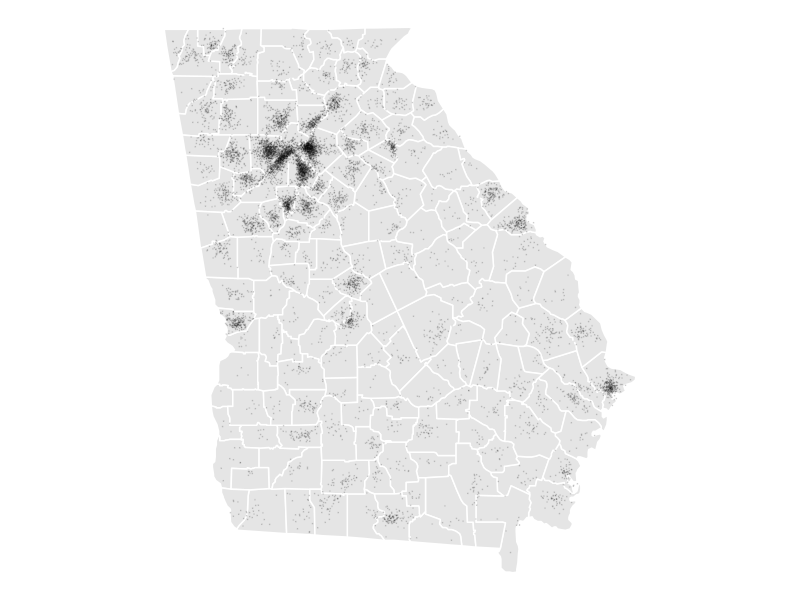
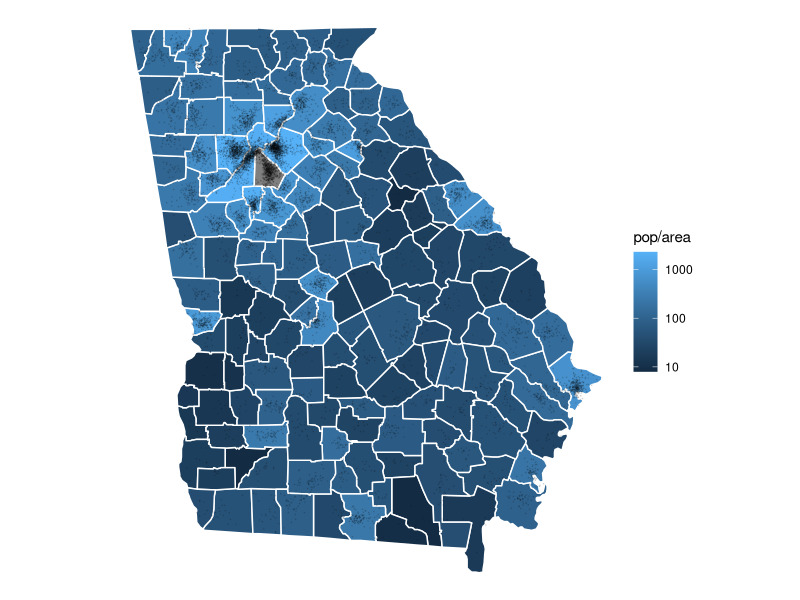
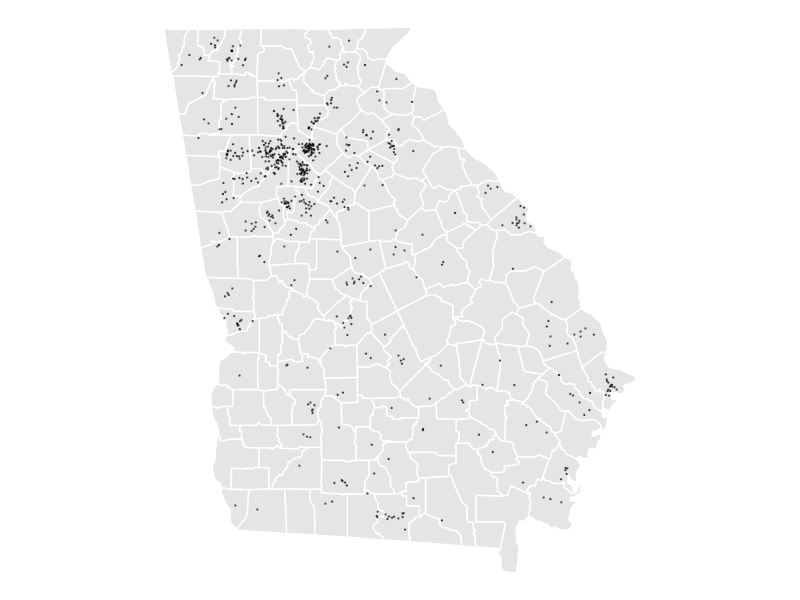
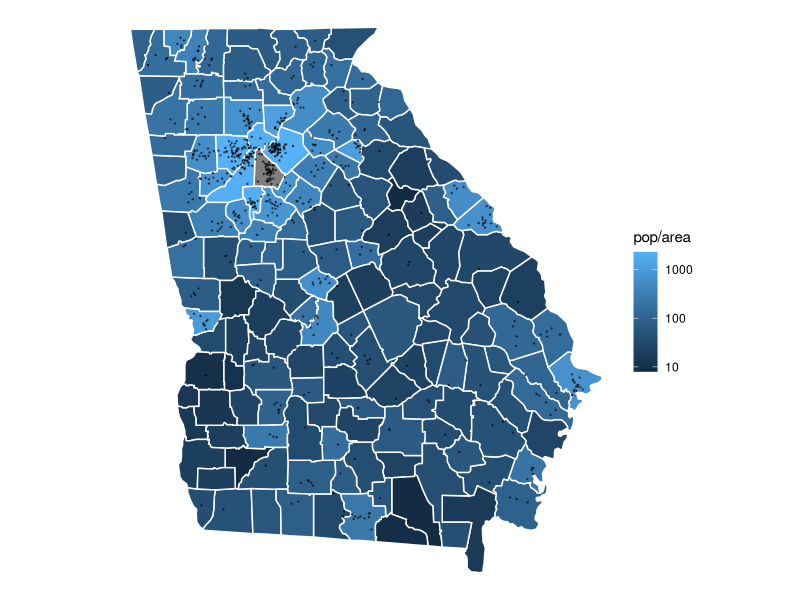
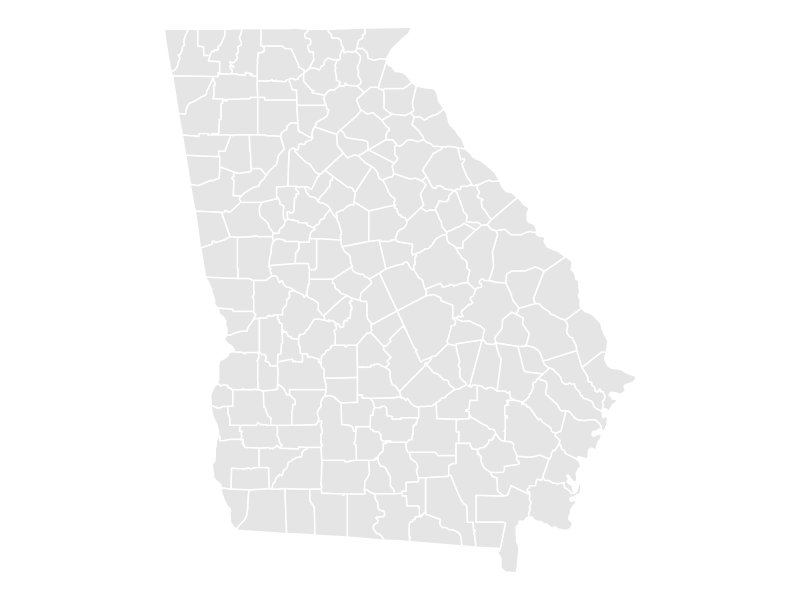
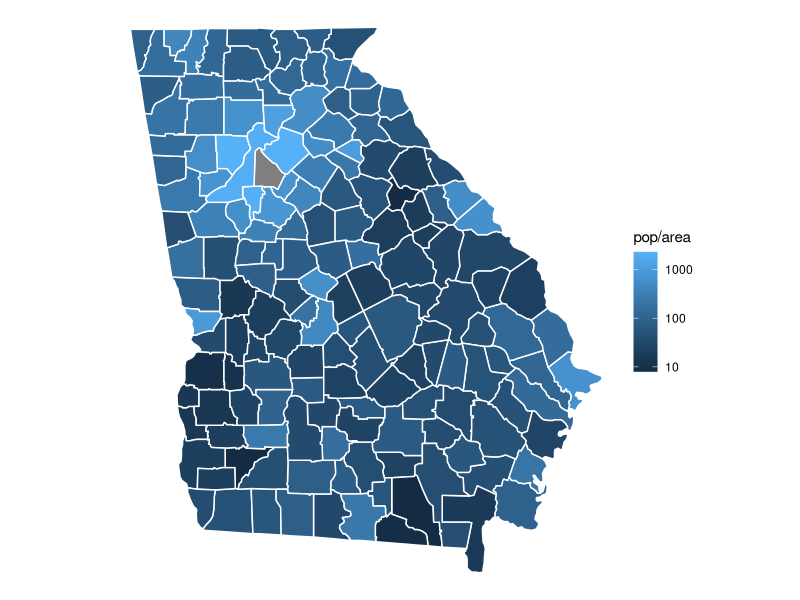

These figures' R source, in order:
## ---- chunk 1
#| label: ga-turnout-setup
#| include: false 
library(tidyverse)
## ---- chunk 2
#| label: ga-maps
#| cache: true

# The county info is from https://en.wikipedia.org/wiki/List_of_counties_in_Georgia
# and has been converted to csv using https://wikitable2csv.ggor.de
to.number = function(s) { as.numeric(str_trim(gsub(",", "", s))) }
ga_county_info = read.csv('data/georgia_county_info.csv') |>
  mutate(subregion = tolower(sub(' County', '', County))) |>
  mutate(pop =  to.number(Population)) |>
  mutate(area = to.number(sub('sq.*', '', Area))) 

counties = map_data('county', region='georgia')
ga_county = counties |>
  filter(region == "georgia")
ga_county = left_join(ga_county, ga_county_info, by=c('subregion'='subregion'))
ga_county$subregion = gsub("de kalb", "dekalb", ga_county$subregion)

# Create fake locations for the people in our population
# by taking random convex combinations of county vertices
# To reduce computation, we'll have 10K locations + jitter
sample.within.subregion = function(subregions, seed=1) {
  output = data.frame(subregion=subregions, lat=NA, long=NA)
  for(subregion in unique(subregions)) { 
      vertices = ga_county[ga_county$subregion==subregion, c('lat','long')]
      U = sum(subregions==subregion)
      V = nrow(vertices)
      weights = abs(rt(U*V, 1))
      dim(weights) = c(U,V)
      weights = (1/rowSums(weights)) * weights
      output[subregions==subregion, c('lat', 'long')] = 
                 cbind(weights %*% vertices$lat, weights %*% vertices$long)
    }
    output
}

L = 10000
county = sample(ga_county_info$subregion, size=L, replace=T, prob=ga_county_info$pop)
base.locations = sample.within.subregion(county)
## ---- chunk 3
#| label: make-state-maps
# Make maps of California with and without population density shown

state.plot = ggplot(data=ga_county, mapping=aes(x=long, y=lat, group=group)) + 
  coord_quickmap() +
  geom_polygon(fill='gray', color = "white", alpha=.4) +
      scale_fill_gradient(trans="log10") + 
      theme_void()

state.pop.plot = ggplot(data=ga_county, mapping=aes(x=long, y=lat, group=group)) + 
  coord_quickmap() +
  geom_polygon(aes(fill = pop/area), color = "white") +
      scale_fill_gradient(trans="log10") + 
      theme_void()
## ---- chunk 4
#| label: ga-population
set.seed(4)
m = 7233584
n = 625

b0 = floor(.7*m)
b1 = ceiling(.3*m)
y0 = rbinom(n=b0,size=1,prob=.68)
y1 = rbinom(n=b1,size=1,prob=.74)
pop = data.frame(y=c(y0,y1), x=c(rep(0,b0),rep(1,b1)))
pop = pop[sample(1:m),] # shuffle the rows

x = pop$x
y = pop$y
## ---- chunk 5
#| label: ga-population-xy
# Create fake locations for the people in our population
base.ind = 1 + ( (0:(m-1)) %% L )
locations = base.locations[base.ind,]
pop$lat  = locations$lat  + rnorm(m, sd=.01)
pop$long = locations$long + rnorm(m, sd=.01)
pop$group = 1 # for ggplot mapping
## ---- chunk 6
#| label: ga-sample
# Generate Sample Data for us (J1) and three friends (J2,J3,JM)
set.seed(0)
J1 = sample(1:m,size=n,replace=T)
J2 = sample(1:m,size=n,replace=T)
J3 = sample(1:m,size=n,replace=T)
JM = sample(1:m,size=n,replace=T)

J = J1
sam = pop[J,]
## ---- chunk 7
#| label: plot-ga-sample-and-population

# Now we'll plot the sample and the population on the map.
# Probably in the future this should be done in the lecture file,
# as we may want them colored differently lecture by lecture.

sample.plot = state.plot + geom_point(aes(x=long, y=lat), data=sam, size=.2, alpha=.5)
sample.plot.inf = state.pop.plot + geom_point(aes(x=long, y=lat), data=sam, size=.2, alpha=.5)
pop.plot    = state.plot + geom_point(aes(x=long, y=lat), data=pop[1:L, ], size=.02, alpha=.1) 
pop.plot.inf = state.pop.plot + geom_point(aes(x=long, y=lat), data=pop[1:L, ], size=.01, alpha=.1)  
## ---- chunk 8
#| label: old-names
dfsam = sam
X = sam$x
Y = sam$y

dfpop = pop
x = pop$x
y = pop$y
## ---- chunk 9
#| label: last-ga-turnout-chunk
